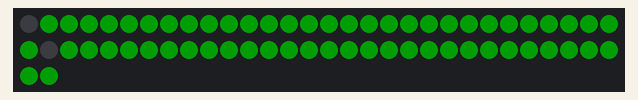
A sketch run on a simulated Arduino Uno, built with avr-gcc and run on an emulated ATmega328P. Shown: 62 RGB LEDs in strip order, left to right, continuing on the next row. Dim RGB values are drawn brighter than linear; random numbers use the default seed unless the sketch sets one; what the sketch prints to the serial monitor is not drawn.

Above: at 0.42 s.
At 1.19 s:
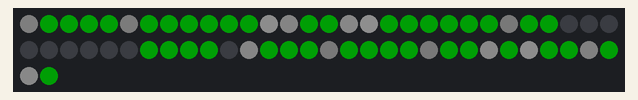
At 2.16 s:
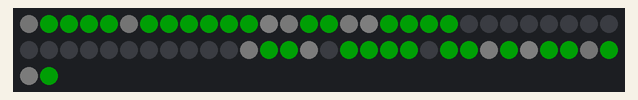
At 4.09 s:
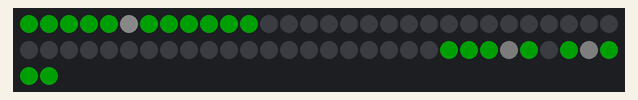
At 5.83 s:
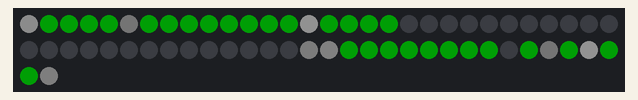
At 7.77 s:
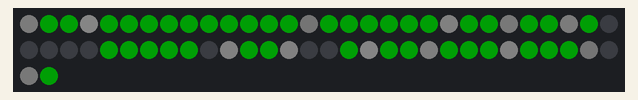

The sketch:

SummerCampLEDS2023.ino
```cpp
#include <FastLED.h>
#define NUM_LEDS 62
#define LED_PIN 2
#define COLOR_ORDER GRB  //GREEN RED BLUE DO NOT CHANGE
#define CHIPSET WS2812B
#define BRIGHTNESS 30
#define FRAMES_PER_SECOND 120
// #define REDALLIANCE 2   //currentMode & 00000010 == 00000010
// #define BLUEALLIANCE 0  //currentMode & 00000010 == 00000000
// #define ENABLED 8       //currentMode & 00001000 == 00001000
// #define ISSHOOTING 1   // currentMode & 00000001 == 00000001
// #define AUTO 4         //currentMode & 00000100 == 00000100
uint8_t hue = 0;
uint8_t currentMode = 0x00;
CRGB leds[NUM_LEDS];
CRGB Black = CRGB(0, 0, 0);
CRGB RedAlliance = CRGB(200, 0, 0);
CRGB BlueAlliance = CRGB(0, 0, 255);
CRGB Shooting = CRGB(100, 0, 100);
CRGB Auto = CRGB(100, 200, 100);
CRGB Enabled = CRGB(0, 255, 15);
CRGB GlitterColor = CRGB(0, 0, 0);

class Glitter {
private:
  CRGB* leds;
  int num_leds;
  int num_glitters;
  float fadeValue;
  struct GlitterStatus {
    int index;
    int value;
  };
  GlitterStatus glitterStatus[100];
public:
  Glitter(CRGB* l, int num_leds, int num_glitters, float fadeValue) {
    this->leds = l;
    this->num_leds = num_leds;
    this->num_glitters = num_glitters;
    this->fadeValue = fadeValue;
    for (int i = 0; i < num_glitters; i++) {
      glitterStatus[i].value = 0;
    }
  }
  void Update() {
    for (int i = 0; i < num_glitters; i++) {
      float v = glitterStatus[i].value;
      float nv = v * fadeValue;
      uint8_t iv = (uint8_t)nv;
      glitterStatus[i].value = iv;
      if (glitterStatus[i].value < 4) {
        uint16_t led_num = random16(num_leds);
        uint8_t brightness = random8(255);
        glitterStatus[i].index = led_num;
        glitterStatus[i].value = brightness;
      }
    }
  }
  void Draw() {
    for (int i = 0; i < num_glitters; i++) {
      uint8_t value = glitterStatus[i].value;
     // value--;
      leds[glitterStatus[i].index] = CRGB(value,value,value);
    }
  }
};
Glitter theGlitter(leds, NUM_LEDS, 20, 0.8);
class breathe {
  private:
    CRGB* leds;
    int num_leds;
    int effected_leds;
    float fadeValue;
    int lineOneToGo;
    int lineTwoToGo;
    int effectedPerSide;
    int middle_led;
    int changed_leds;
    bool state;
    int lineOne;
    int lineTwo;
  public:
    breathe(CRGB* l, int num_leds, int effected_leds, float fadeValue) {
      this->leds = l;
      this->num_leds = num_leds;
      this->effected_leds = effected_leds;
      this->fadeValue = fadeValue;
      effectedPerSide = floor(effected_leds/2);
      middle_led = floor(num_leds/2);
      changed_leds = middle_led-effected_leds;
      lineOneToGo = changed_leds;
      lineTwoToGo = middle_led + effected_leds;
      state = true;
      lineOne = middle_led;
      lineTwo = middle_led;
    }

    void update() {
      // FastLED.show();
      if (lineOne <= lineOneToGo && lineTwo >= lineTwoToGo) {
        state = true;
      }
      if (lineOne >= middle_led && lineTwo <= middle_led) {
        state = false;
      }
      if (state) {
        for (int i = lineOne; i <= middle_led; i++) { // down with black
          leds[i] = Black;
        }
        for (int j = lineTwo; j>= middle_led; j--) {
          leds[j] = Black;
        }
        leds[lineOne] = Black;
        leds[lineTwo] = Black;
        lineOne++;
        lineTwo--;
        }
      else {
        for (int i = middle_led; i > lineOne; i--) {
          leds[i] = Black;
        }
        for (int j = middle_led; j < lineTwo; j++) {
          leds[j] = Black;
        }
        leds[lineOne] = Black; // fix, custom
        leds[lineTwo] = Black;
        lineOne--;
        lineTwo++;
      }
    }
      // only use effected_Leds\
      / start from middle
      // extend
      // go back; slow down as you reach the end
};
breathe theBreathing (leds, NUM_LEDS, 20, 0.8);
// class breathe {
//   private:
//     CRGB* leds;
//     int num_leds;
//     int effected_leds;
//     float fadeValue;
//     struct breathedStatus {
//       int index;
//       int value;
// //     }
// //   public:
// //     breathe(CRGB* 1, int num_leds, int effected_leds, float fadeValue) {
// //       this->leds 1
// //     }
// // }
void setup() {
  FastLED.addLeds<CHIPSET, LED_PIN, COLOR_ORDER>(leds, NUM_LEDS);
  FastLED.setBrightness(BRIGHTNESS);
  FastLED.clear();
  FastLED.show();
  Serial.begin(9600);
  Serial.setTimeout(0);
}
int segmentLength = 1;
int sL2 = NUM_LEDS - segmentLength;
int start = -1;
int direction = 1;
int modifier = 1;
uint8_t buffer[10];
int numRead;
void loop() {
  // currentMode = 0b00000000;
  bool redAlliance = (currentMode & 0b00000010) == 0b00000010;
  bool blueAlliance = (currentMode & 0b00000010) == 0b00000000;
  bool enabled = (currentMode & 0b00001000) == 0b00001000;
  bool isShooting = currentMode & 0b00000001 == 0b00000001;
  // bool (isShooting = currentMode % 2) == 1;
  bool autoActivated = (currentMode & 0b00000100) == 0b00000100;
  if (isShooting) {
    for (int i = 0; i < NUM_LEDS; i++) {
      leds[i] = Shooting;
    }
  } else if (autoActivated) {
    for (int i = 0; i < NUM_LEDS; i++) {
      leds[i] = Auto;
    }
  }
    else if (!enabled) {
    for (int i = 0; i < NUM_LEDS; i++) {
      Serial.println("a");
      leds[i] = Enabled;
    }
  } else if (redAlliance) {
    GlitterColor = RedAlliance;
    //red = 1 = 2 to the power of 1
    for (int i = 0; i < NUM_LEDS; i++) {
      leds[i] = RedAlliance;
    }
  } else if (blueAlliance) {
    GlitterColor = BlueAlliance;
      //blue = 0
    for (int i = 0; i < NUM_LEDS; i++) {
      leds[i] = BlueAlliance;
      // (!enabled);
    }
  }
  // else {
  //   for (int i = 0; i < NUM_LEDS; i++) {
  //     leds[i] = Enabled;
  //   }
  //}
 theGlitter.Draw();
  EVERY_N_MILLISECONDS(50) {
     theGlitter.Update();
    theBreathing.update();
    // currentMode = AUTO ;
    while (Serial.available() > 0) {
      // read the incoming byte:
      // Serial.readBytes(buffer, 1) ;
      uint8_t incomingByte = Serial.read();
      // Serial.print("byte is ") ;
      // Serial.println(incomingByte) ;
      if (incomingByte >= 1 && incomingByte <= 15) {
        currentMode = incomingByte;
      }
      // if (buffer[0] >= 1 && buffer[0] <= 5) {
      //   currentMode = buffer[0];
      // }
      // }
    }
    FastLED.show();
  }
}
```
